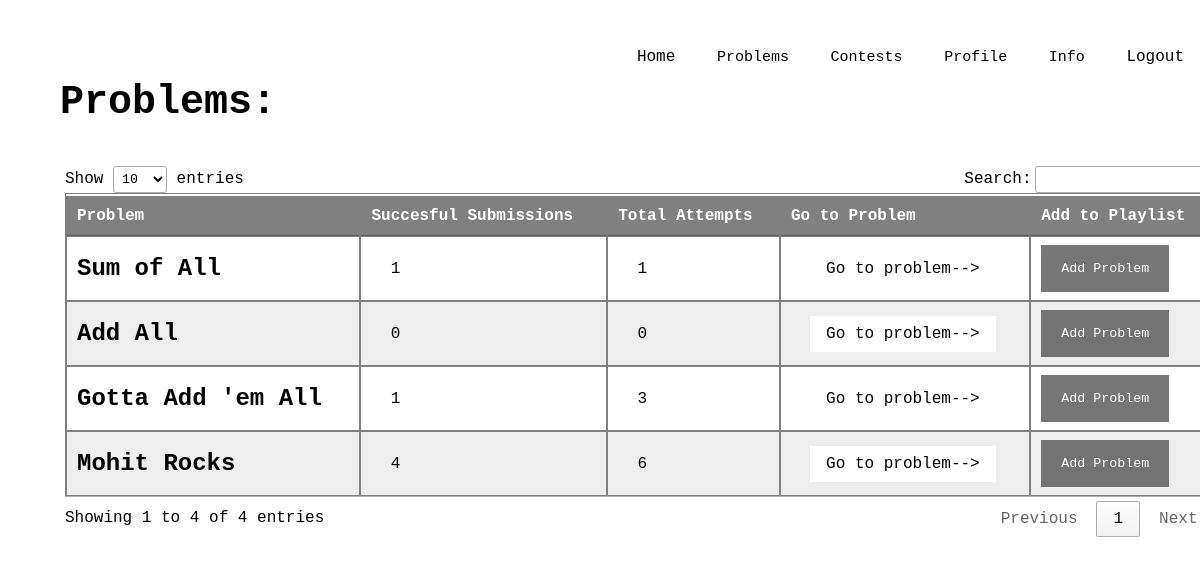
Page /dashboard/problems/ (signed in) on the earlier database version.
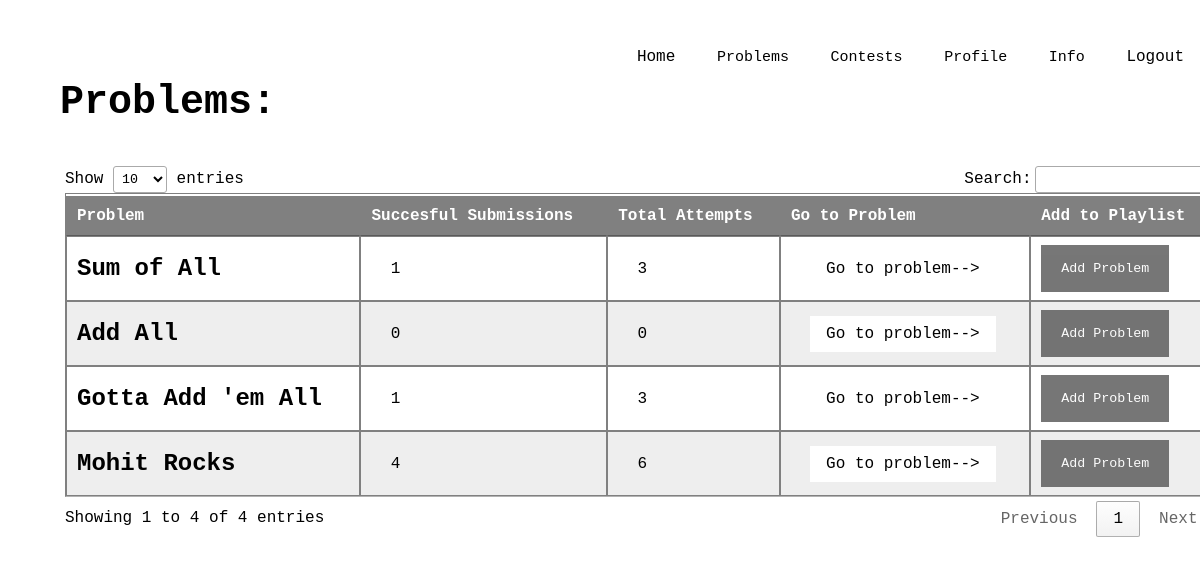
Same page on the later database version.
### problems/models.py (models this page shows)
class Question(models.Model):
    problemCode = models.CharField(max_length=50)
    problemName = models.CharField(max_length=100)
    problemStatement = models.TextField()
    timeLimit = models.FloatField()
    memoryLimit = models.IntegerField()
    marking = models.IntegerField()
    access = models.IntegerField()
    creator = models.CharField(max_length=20)
    editorialist = models.CharField(max_length=20)
    totalAttempts = models.IntegerField()
    successfulAttempts = models.IntegerField()

### problems/views.py (the view)
# urls.py: path('problems/',problemsView,name='problems'),
@login_required
def problemsView(request):
    questions = Question.objects.all()
    allEntriesInUserPlaylist = UserPlaylist.objects.all()
    categories = []
    for entry in allEntriesInUserPlaylist:
        if entry.userId_id == request.user.id:
            categories.append(entry.playlistCategory)
    all_questions = []
    registerLog('INFO','GET',request.user.username,'Problem','ViewProblemList',get_client_ip(request))
    for ques in questions:
        if ques.access == 1 or ques.creator == request.user.username:
            all_questions.append(ques)
    return render(request,'problems.html',{'all_problems':all_questions,'categories':categories})

### OJ/loggingUtils.py (called while the page is built)
def get_client_ip(request):
    x_forwarded_for = request.META.get('HTTP_X_FORWARDED_FOR')
    if x_forwarded_for:
        ip = x_forwarded_for.split(',')[0]
    else:
        ip = request.META.get('REMOTE_ADDR')
    return ip

def registerLog(level, method, username, function, activity, IP):
	log = logging.getLogger('CallOJLogs')
	staticLogInfo = {'clientip': IP, 'user': username}
	if level == "INFO":
		log.info('"'+ method + ' '+ username + ' '+ function +' '+ activity +'"', extra = staticLogInfo)
	elif level == "ERROR":
		log.error('"'+ method + ' '+ username + ' '+ function +' '+ activity +'"', extra = staticLogInfo)
	else:
		log.debug('"'+ method + ' '+ username + ' '+ function +' '+ activity +'"', extra = staticLogInfo)

### templates/problems.html (shortened to what this page needs)
<head>
    {% load static %}
    <link rel="stylesheet" type="text/css" href="http://cdn.datatables.net/1.10.21/css/jquery.dataTables.min.css" />
        <link rel="stylesheet" type="text/css"  href="{% static "css/problems.css" %}">
    </head>
    <body>
        <header>
            <div class="main">
                <ul>
                    <li><a href="/dashboard">Home</a></li>
                    <div class="dropdown">
                        <button class="dropbtn">Problems</button>
                    </div>
                    <div class="dropdown">
                        <button class="dropbtn">Contests</button>
                    </div>
                    <div class="dropdown">
                        <button class="dropbtn">Profile</button>
                    </div>
                    <div class="dropdown">
                      <button class="dropbtn">Info</button>
                  </div>
                    <li><a href="/logout/">Logout</a></li>
                </ul>
            </div>
        </header>
        <div class ="title">
            <h1> Problems: </h1> <br> <br>
            <div style="width:105%; padding:5px;">
                <table id="t01">
                    <thead>
                        <tr>
                            <th>Problem</th>
                            <th>Succesful Submissions</th>
                            <th>Total Attempts</th>
                            <th>Go to Problem</th>
                            <th>Add to Playlist</th>
                        </tr>
                    </thead>
                    <tbody>
            {% for problem in all_problems %}
                <tr>
                <td><h2>  {{ problem.problemName }} </h2></td>
                <td> &nbsp {{ problem.successfulAttempts }}</td>
                <td> &nbsp  {{ problem.totalAttempts }} </td>
                <td> &nbsp <form action="/dashboard/problems/{{ problem.id }}/"
                    style="display: inline;"
                    method="post">
                    <input type="submit" value="Go to problem-->"/>
                </form></td>
                <td>
                  <button class="open-button" onclick="openForm2('{{ problem.problemCode }}');">Add Problem</button></td>
                </tr>
            {% endfor %}
                </tbody>
              </table>
            </div>
        </div>
    </body>

Differences in the rows shown:
changed Question "Sum of All": totalAttempts "1" → "3"
